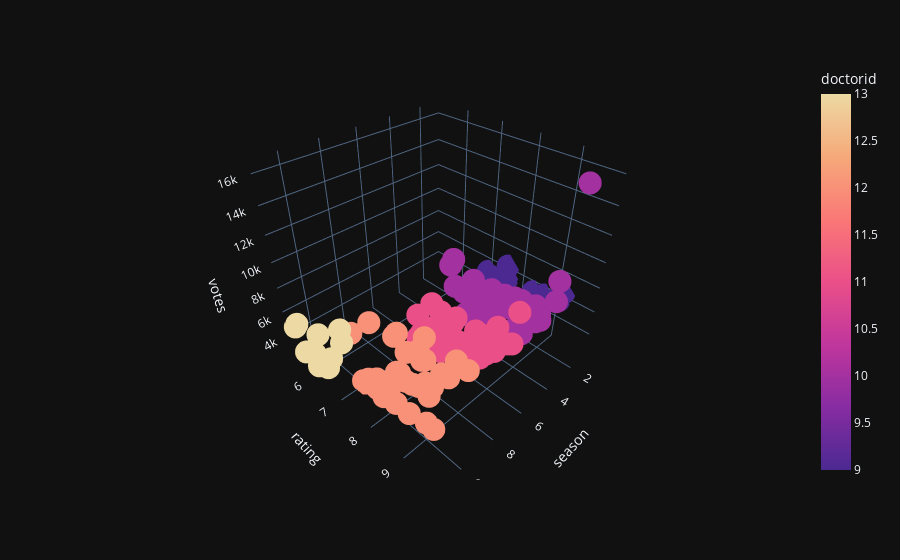

Notebook code for this chart:
### Markdown cell above
### 3D Scatter Plots

### Code cell
px.scatter_3d(df, x='season', y='rating', z='votes', color='doctorid', hover_data=['title'])

### Figure 1 — Plotly figure (JSON) as saved in the notebook; plotly's stock layout.template omitted (floating-point values rounded to 4 significant figures; data arrays with more than 128 entries replaced by an {"elided": "..."} marker saying what was removed)
{"data": [{"customdata": {"elided": "146x1 str values"}, "hovertemplate": "season=%{x}<br>rating=%{y}<br>votes=%{z}<br>title=%{customdata[0]}<br>doctorid=%{marker.color}<extra></extra>", "legendgroup": "", "marker": {"color": {"elided": "146 int values"}, "coloraxis": "coloraxis", "symbol": "circle"}, "mode": "markers", "name": "", "scene": "scene", "showlegend": false, "type": "scatter3d", "x": {"elided": "146 int values"}, "y": {"elided": "146 float values"}, "z": {"elided": "146 int values"}}], "layout": {"coloraxis": {"colorbar": {"title": {"text": "doctorid"}}, "colorscale": [[0, "rgb(75, 41, 145)"], [0.1667, "rgb(135, 44, 162)"], [0.3333, "rgb(192, 54, 157)"], [0.5, "rgb(234, 79, 136)"], [0.6667, "rgb(250, 120, 118)"], [0.8333, "rgb(246, 169, 122)"], [1, "rgb(237, 217, 163)"]]}, "legend": {"tracegroupgap": 0}, "margin": {"t": 60}, "scene": {"domain": {"x": [0, 1], "y": [0, 1]}, "xaxis": {"title": {"text": "season"}}, "yaxis": {"title": {"text": "rating"}}, "zaxis": {"title": {"text": "votes"}}}}}
